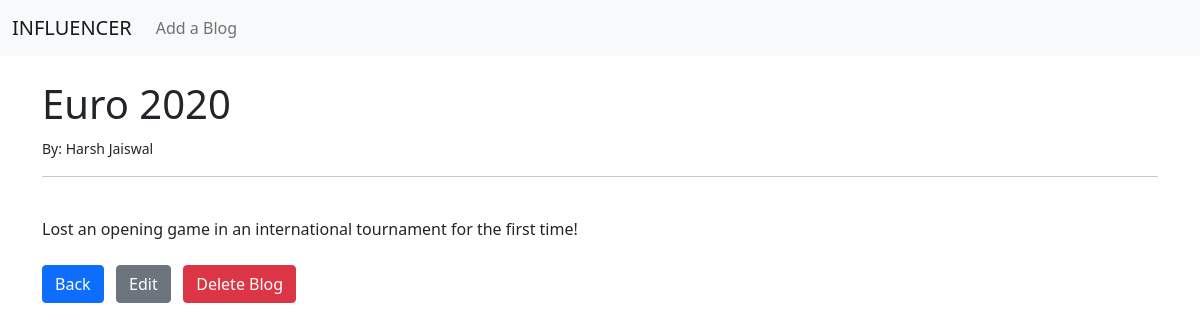
The app's page /article/11 with its own data.
### Blogsite/models.py (models this page shows, shortened)
class Post(models.Model):
	title = models.CharField(max_length=255)
	tag = models.CharField(max_length=255)
	auther= models.ForeignKey(User, on_delete=models.CASCADE)
	body=models.TextField()

### Blogsite/views.py (the view)
# urls.py: path('article/<int:pk>',ArticleView.as_view(),name="articlelink"),
class ArticleView(DetailView):
	model = Post
	template_name = 'article.html'

### Blogsite/templates/article.html (shortened to what this page needs)
{% extends 'base.html' %}
{% block content %}
<h1>{{ post.title }}</h1>
<small>By: {{post.auther.first_name}} {{post.auther.last_name}}</small>
<br>
<hr>
<br>
{{post.body}}
<br></br>
<a href="{% url 'home' %}"><button type="button" class="btn btn-primary">Back </button></a>
	<a href="{% url 'editlink' post.pk %}"><button type="button" class="btn btn-secondary">Edit</button></a>
	<a href="{% url 'deletelink' post.pk %}"><button type="button" class="btn btn-danger">Delete Blog</button></a>
{% endblock %}

### records on screen
Post: title "Euro 2020", auther.first_name "Harsh", auther.last_name "Jaiswal", body "Lost an opening game in an international tournament for the first time!"
